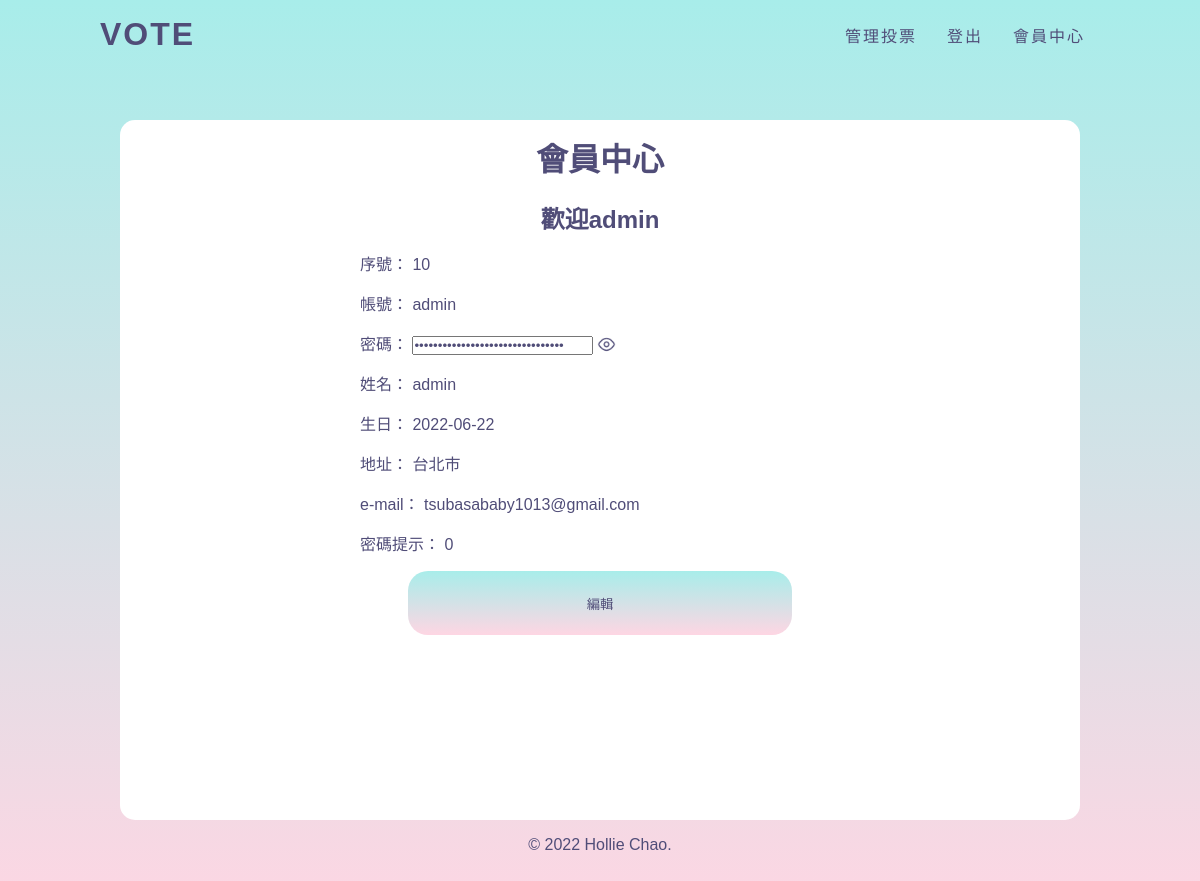
The page /member_center.php (signed in) on the database its author committed.
### tables this page shows
CREATE TABLE `users` (
  `id` int(11) UNSIGNED NOT NULL COMMENT '序號',
  `acc` varchar(12) NOT NULL COMMENT '帳號',
  `pw` varchar(32) NOT NULL COMMENT '密碼',
  `name` varchar(12) NOT NULL COMMENT '名稱',
  `birthday` date NOT NULL COMMENT '生日',
  `addr` varchar(64) NOT NULL COMMENT '住址',
  `email` varchar(36) NOT NULL,
  `passnote` int(36) NOT NULL COMMENT '密碼提示'
);

### member_center.php (the view, shortened to what this page needs)
<!DOCTYPE html>
<html lang="en">
<head>
  <link rel="stylesheet" href="./css/index.css">
</head>
<?php
include "./api/base.php";
$sql = "select * from `users` where acc='{$_SESSION['user']}'";
$user = $pdo->query($sql)->fetch(PDO::FETCH_ASSOC);
?>
<body>
  <nav>
    <?php include "./layout/front_nav.php"; ?>
  </nav>
  <div class="container" style="margin-top: 15vh;">
    <h1>會員中心</h1>
    <h2>歡迎<?= $_SESSION['user']; ?></h2>
    <div>
      <span>序號：</span>
      <?= $user['id']; ?>
    </div>
    <div>
      <span>帳號：</span>
      <?= $user['acc']; ?>
    </div>
    <div class="inputBox">
      <span>密碼：
        <input type="password" placeholder="密碼" id="password" value="<?= $user['pw']; ?>">
      </span>
      <span id="toggle" onclick="showHide();"></span>
    </div>
    <div>
      <span>姓名：</span>
      <?= $user['name']; ?>
    </div>
    <div>
      <span>生日：</span>
      <?= $user['birthday']; ?>
    </div>
    <div>
      <span>地址：</span>
      <?= $user['addr']; ?>
    </div>
    <div>
      <span>e-mail：</span>
      <?= $user['email']; ?>
    </div>
    <div>
      <span>密碼提示：</span>
      <?= $user['passnote']; ?>
    </div>
    <form action="edit.php" method="post">
      <input type="submit" class="logbtn" value="編輯">
    </form>
  </div>
  <?php include "./layout/footer.php"; ?>
</body>
</html>

### css/index.css (style rules this page uses)
* { margin: 0; padding: 0; box-sizing: border-box; font-family: Arial, Helvetica, sans-serif; color: #504d78; word-wrap: break-word; }
body { height: 100vh; background-image: linear-gradient(to top, #fed6e3 0%, #a8edea 100%); }
.container { min-height: 700px; width: 160vh; height: 80vh; background: white; margin: 0 auto; margin-top: 2vh; border-radius: 15px; overflow: auto; }
h1 { text-align: center; line-height: 5rem; }
form { justify-content: center; }
.logbtn { margin: 0 auto; display: block; width: 20%; height: 8vh; border: none; background-image: linear-gradient(to top, #fed6e3 0%, #a8edea 100%,#fed6e3 0%,#a8edea 100%,#fed6e3 0% ); background-size: 200%; outline: none; cursor: pointer; transition: .5s; border-radius: 20px; margin-top: 10vh; }

### member_center.php (style rules this page uses)
.container { width: 120vh; height: 85vh; }
h2 { margin-bottom: 1rem; text-align: center; }
div { margin-left: 15rem; margin-top: 1rem; }
.logbtn { margin: 0 auto; display: block; width: 40%; height: 8vh; border: none; background-image: linear-gradient(to top, #fed6e3 0%, #a8edea 100%, #fed6e3 0%, #a8edea 100%, #fed6e3 0%); background-size: 200%; outline: none; cursor: pointer; transition: .5s; border-radius: 20px; margin-top: 2vh; }
.inputBox { position: relative; }
#toggle { position: absolute; transform: translateY(20%); width: 1.2rem; height: 1.2rem; background: url(./img/show.png); background-size: cover; cursor: pointer; margin-left: 0.2rem; }

### rows shown on the page
users: id "10", acc "admin", name "admin", birthday "2022-06-22", addr "台北市", email "tsubasababy1013@gmail.com", passnote "0"

### other values the page prints
$_SESSION['user'] "admin"
